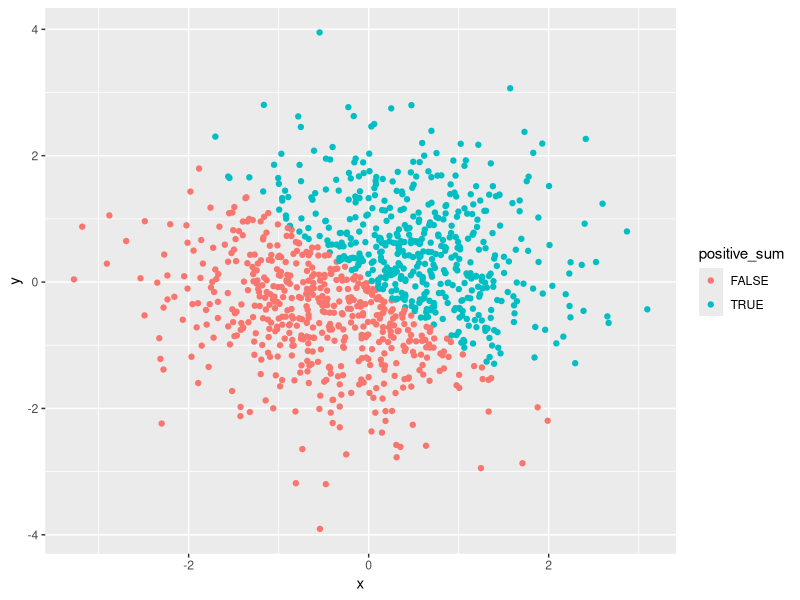
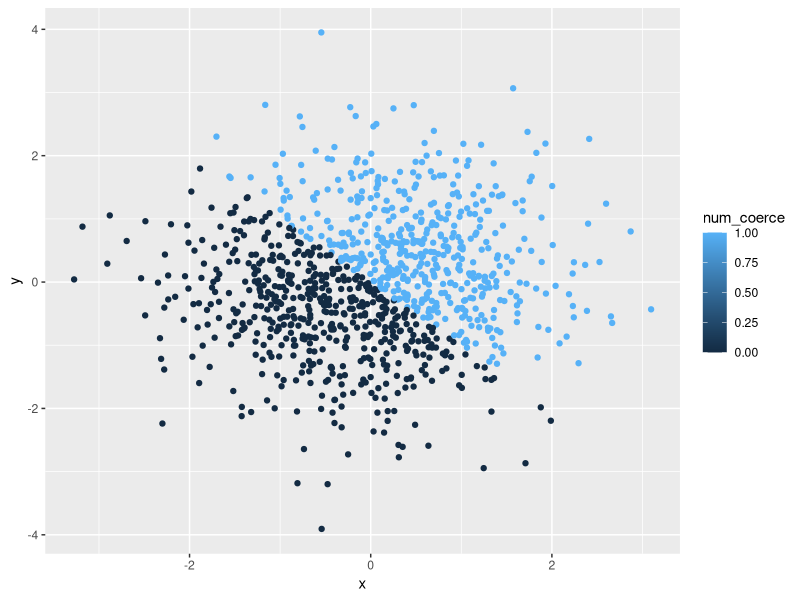
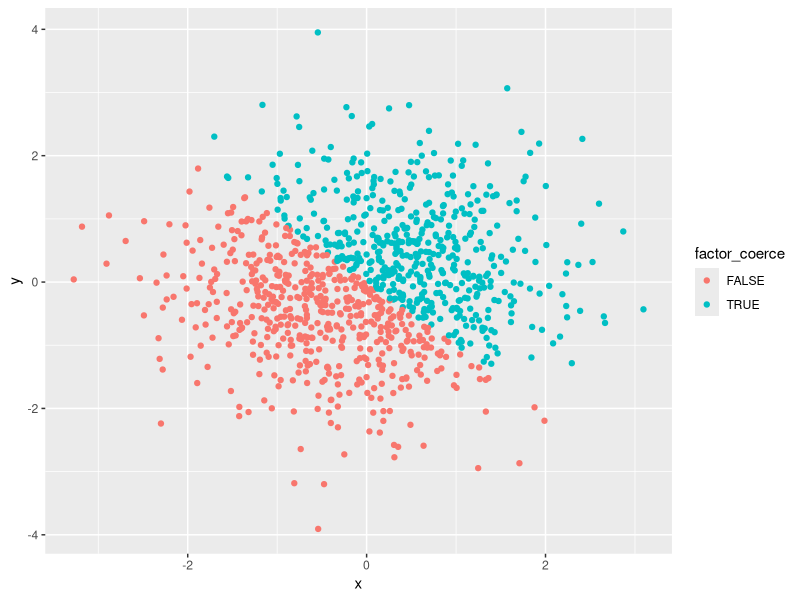
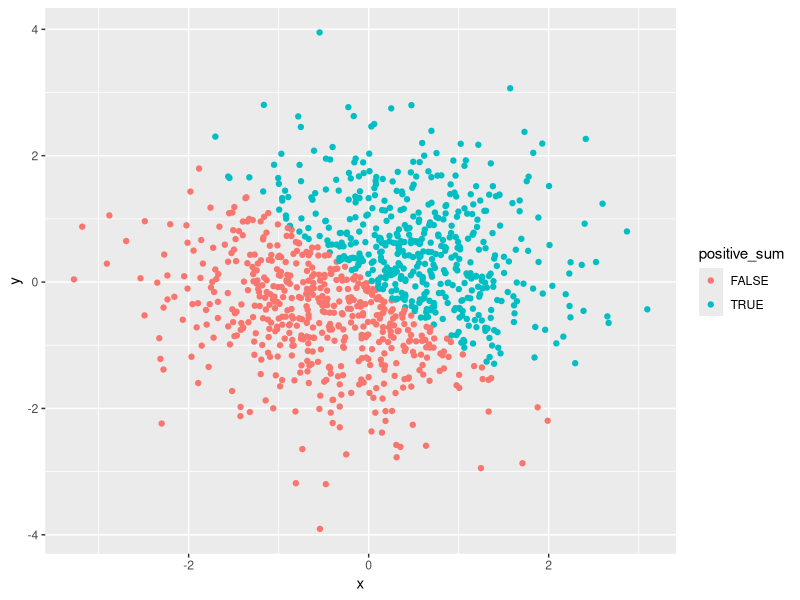

Write the R code that produced these figures, in order.
## ---- chunk 1
library(tidyverse)
## ---- chunk 2
set.seed(2115)

df_uniform = tibble(
  
    uniform_sample = runif(10, min = 0, max = 5),
    
    greater_than_2 = (uniform_sample > 2),
    
    char_vec = c("a","b","c","d","e","f","g","h","i","j"),
    
    factor_vec = factor(c(0,1,1,0,0,1,0,1,1,1), 
                 levels = c(0, 1), 
                 label = c("fruit", "vegetable"))
)

df_uniform


## ---- chunk 3
df_means = tibble(
  
    mean_sample = mean(df_uniform$uniform_sample),
    mean_logic = mean(df_uniform$greater_than_2),
    mean_char = mean(df_uniform$char_vec),
    mean_factor = mean(df_uniform$factor_vec)
)

df_means

## ---- chunk 4

  as.numeric(df_uniform$greater_than_2)
  as.numeric(df_uniform$char_vec)
  as.numeric(df_uniform$factor_vec)

## ---- chunk 5

  char_fact = as.factor(df_uniform$char_vec)
  char_fact_num = as.numeric(char_fact)
  char_fact_num
  
  fact_char = as.character(df_uniform$factor_vec)
  fact_char_num = as.numeric(fact_char)
  fact_char_num

## ---- chunk 6

df_normal = tibble(
  
    x = rnorm(1000),
    y = rnorm(1000),
  
    positive_sum = (x + y > 0),
    num_coerce = as.numeric(positive_sum),
    factor_coerce = as.factor(positive_sum)
)

df_normal

## ---- chunk 7

  n_x = length(df_normal$x)
  mean_x = mean(df_normal$x)
  median_x = median(df_normal$x)
  total_true = length(df_normal$positive_sum[df_normal$positive_sum == TRUE])
  prop_true = (total_true / n_x)
  
  
  n_y = length(df_normal$y)
  mean_y = mean(df_normal$y)
  median_y = median(df_normal$y)

## ---- chunk 8
ggplot(df_normal, aes(x = x, y = y, color = positive_sum)) + geom_point()
ggsave("scatterplot_logic.pdf", height = 4, width = 6)
## ---- chunk 9
ggplot(df_normal, aes(x = x, y = y, color = num_coerce)) + geom_point()
## ---- chunk 10
ggplot(df_normal, aes(x = x, y = y, color = factor_coerce)) + geom_point()
